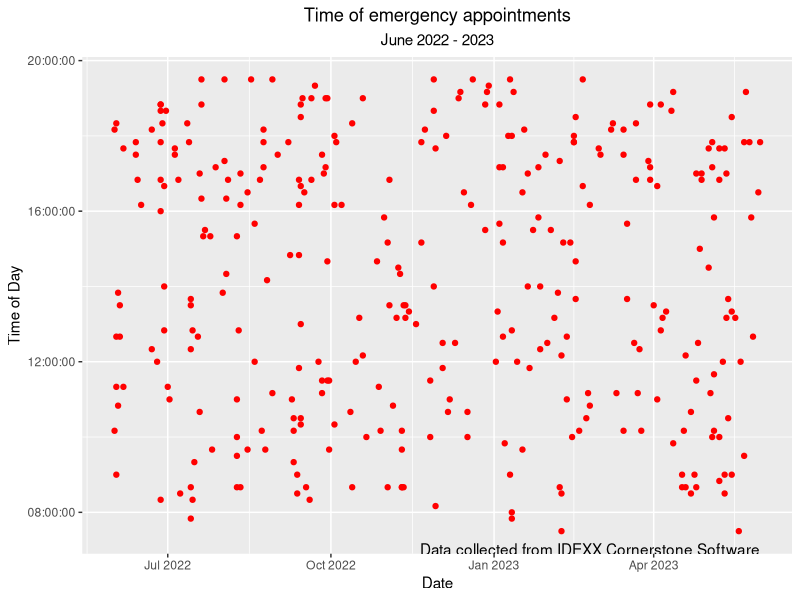
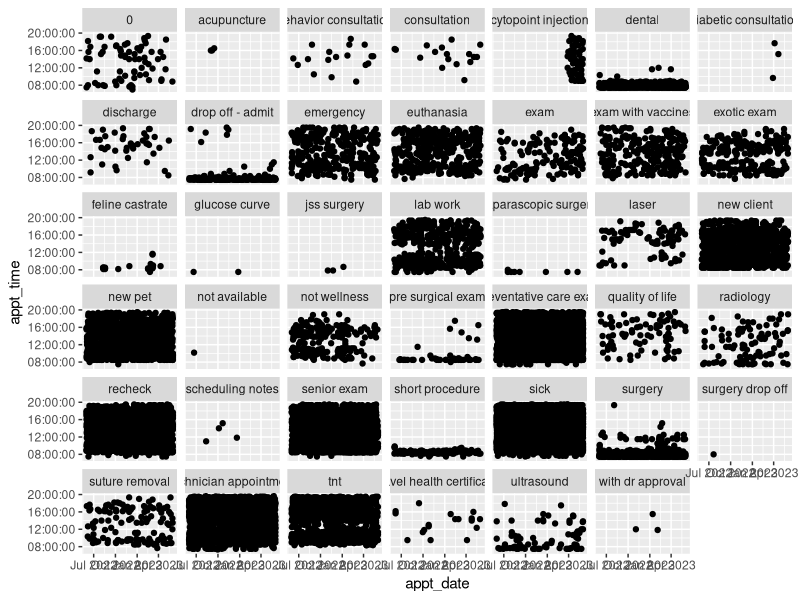
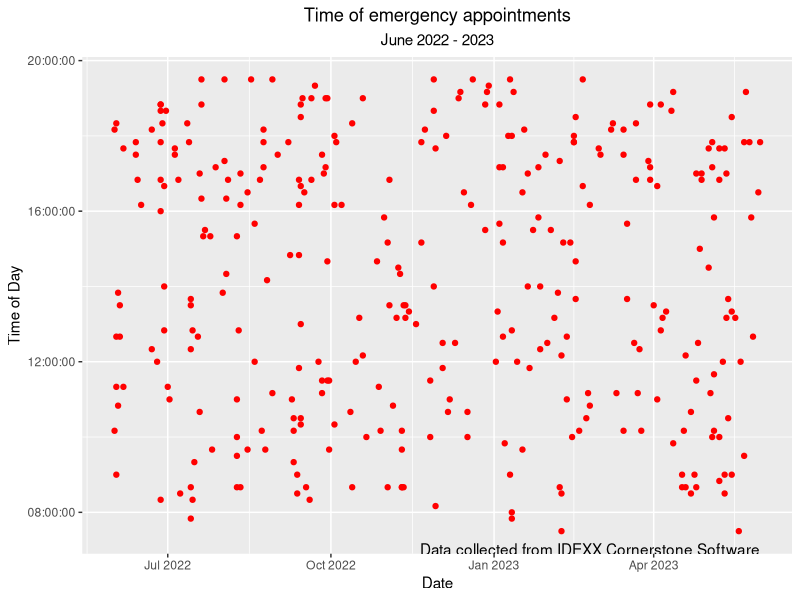

These charts were generated, in order, by the following R code:
install.packages("tidyverse")
install.packages("skimr")
install.packages("hms")
library(tidyverse)
library(skimr)
library(hms)

vet_hosp_apptimes <- read_csv("vet_hosp_apptimes_june2022_june2023.csv")

# getting more familiar with my data.View() & head() help me get my bearings and skim() to help find errors that need cleaned
View(vet_hosp_apptimes)
head(vet_hosp_apptimes)
skim(vet_hosp_apptimes)

# start cleaning

# formatting appt_date to date format & making sure app_time is in time format
vet_hosp_apptimes$appt_date <- as.Date(vet_hosp_apptimes$appt_date, format = "%m/%d/%Y")
vet_hosp_apptimes$appt_time <- as_hms(vet_hosp_apptimes$appt_time)

# making characters lowercase in "reason_desc" 
vet_hosp_apptimes <- vet_hosp_apptimes %>% 
  mutate(reason_desc = tolower(reason_desc))

# remove app times that are inaccurate (hosp. only open 7am-8pm)
vet_hosp_apptimes <- vet_hosp_apptimes %>% 
  filter(appt_time >= as_hms("07:00:00") & appt_time <= as_hms("20:00:00"))

# looking at unique values in "reason_desc", no misspelling or variances of "emergency" found
reason_desc_unique_values <- vet_hosp_apptimes %>% 
  count(reason_desc)

# select out only columns needed for analysis
vet_hosp_apptimes_select <- vet_hosp_apptimes %>% 
  select(appt_date, appt_time, reason_desc)

# filtering out only emergency apps
vet_hosp_apptimes_emergency <- vet_hosp_apptimes_select %>% 
  filter(reason_desc == "emergency")

# finished cleaning
# start analysis

# plot of emergency app time vs date, no correlation found
ggplot(vet_hosp_apptimes_emergency, aes(x = appt_date, y = appt_time)) + geom_point(color = "red") +
  labs(title = "Time of emergency appointments", subtitle = "June 2022 - 2023", x = "Date", y = "Time of Day") +
  theme(plot.title = element_text(hjust = 0.5), plot.subtitle = element_text(hjust = 0.5)) +
  annotate("text", x = max(vet_hosp_apptimes_emergency$appt_date), y = min(vet_hosp_apptimes_emergency$appt_time),
           label = "Data collected from IDEXX Cornerstone Software", hjust = 1, vjust = 2)

# saving the file
ggsave(filename = "time_of_emergency_appointments_scatter_plot.png",  scale = 2, dpi = 600)


# plot of any appointment type just for curiosity sake.
ggplot(vet_hosp_apptimes_select, aes(x = appt_date, y = appt_time)) + geom_point() + facet_wrap(~reason_desc)
  labs(title = "Time of appointments", subtitle = "Data from June 1st 2022 - June 1st 2023", x = "Date", y = "Time of Day")
